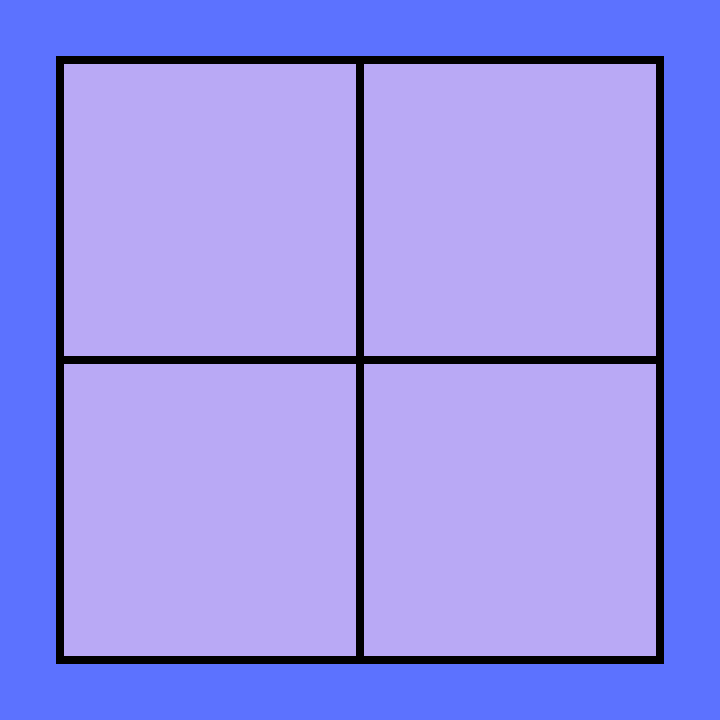
Frame 1 (no input)
Frame 60 (no input): identical to frame 1, image omitted
Frame 120 (the mouse pressed at the canvas centre since frame 60): identical to frame 1, image omitted

The p5.js sketch that drew this single still picture (run headless with seeded random() and noise() and a simulated clock; from frame 60 on, the mouse is pressed at the canvas centre):

// p5.js sketch
// ── sketch.js
function setup() {//run once
createCanvas(720,720);//creates a canvas 720x720 pixels
background(92, 114, 255);
}

function draw() {//runs in a loop
fill(185, 169, 245);//fills shape with rgb color
strokeWeight(8);//assigns stroke weight
translate(60,60);//creates a new origin point 60,60
quad (0,0,
      300,0,
      300,300,
      0,300);

quad (300,0,
      600,0,
      600,300,
      300,300);//add 300 in x direction

quad (0,300,
      300,300,
      300,600,
      0,600);

      quad (300,300,
            600,300,
            600,600,
            300,600);//add 300 in x direction
}
